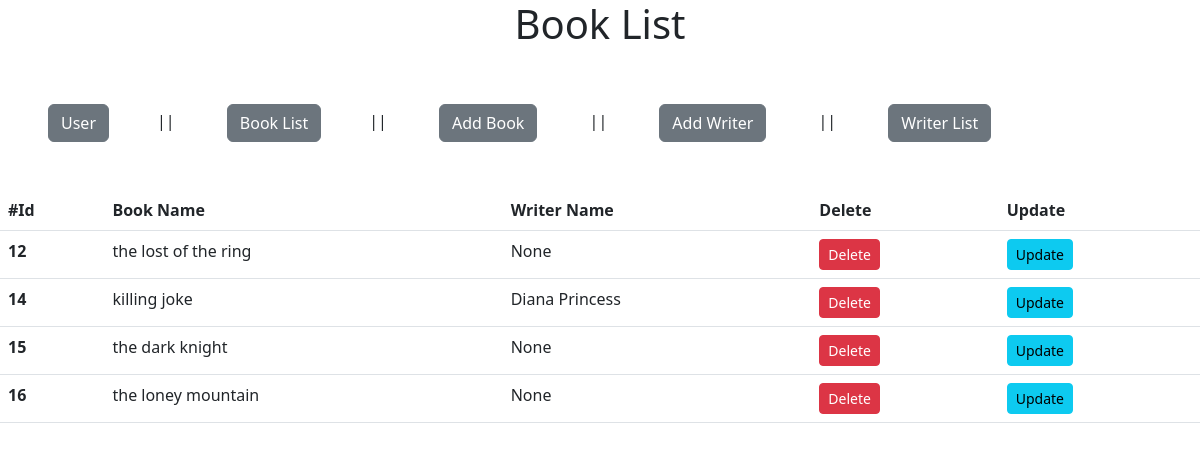
The page /bookList/ on the database its author committed.
### book/models.py (models this page shows, shortened)
class Book(models.Model):
    name=models.CharField(max_length=100,null=False)
    writer=models.ForeignKey(Writer, on_delete=models.SET_NULL,null=True)

class Writer(models.Model):
    first_name=models.CharField(max_length=10)
    last_name=models.CharField(max_length=10)
    age=models.CharField(max_length=2,null=True)
    def __str__(self):
        return self.first_name +' '+ self.last_name

### book/views.py (the view)
# urls.py: path("bookList/",views.bookList,name='bookList'),
def bookList(request):
    books=Book.objects.all()
    context={'books':books}
    return render(request, 'book/bookList.html',context)

### templates/book/bookList.html
{% extends 'main.html' %} {% block context %}
<h1 class="text-center">Book List</h1>
{% include 'nav.html' %}
<div>
  <div>
    <table class="table">
      <thead>
        <tr>
          <th scope="col">#Id</th>
          <th scope="col">Book Name</th>
          <th scope="col">Writer Name</th>
          <th scope="col">Delete</th>
          <th scope="col">Update</th>
        </tr>
      </thead>
      <tbody>
        {% for book in books %}
        <tr>
          <th scope="row">{{book.id}}</th>
          <td>{{book.name}}</td>
          <td>{{book.writer}}</td>
          <td>
            <a
              class="btn btn-sm btn-danger"
              href="{% url 'deleteBook' book.id %}"
              >Delete</a
            >
          </td>
          <td>
            <a class="btn btn-sm btn-info" href="{% url 'updateBook' book.id %}"
              >Update</a
            >
          </td>
        </tr>
        {% endfor %}
      </tbody>
    </table>
  </div>
</div>
{% endblock context %}

### rows shown on the page
Book: id "12", name "the lost of the ring", writer "None"
Book: id "14", name "killing joke", writer "Diana Princess"
Book: id "15", name "the dark knight", writer "None"
Book: id "16", name "the loney mountain", writer "None"
